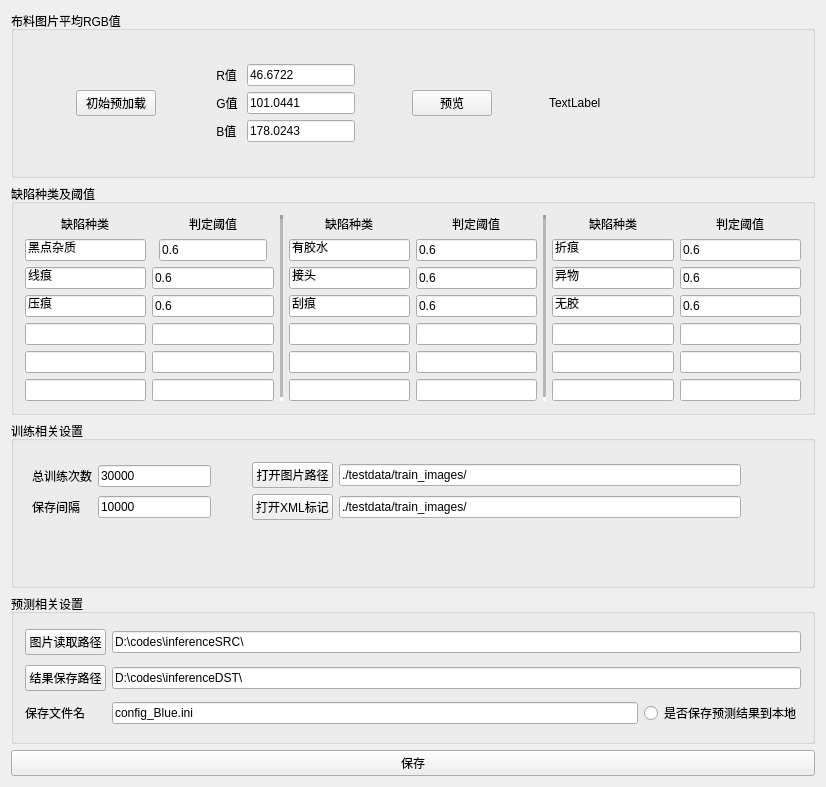
<?xml version="1.0" encoding="UTF-8"?>
<ui version="4.0">
 <class>Widget</class>
 <widget class="QWidget" name="Widget">
  <property name="geometry">
   <rect>
    <x>0</x>
    <y>0</y>
    <width>826</width>
    <height>787</height>
   </rect>
  </property>
  <property name="windowTitle">
   <string>config配置</string>
  </property>
  <layout class="QVBoxLayout" name="verticalLayout">
   <item>
    <widget class="QGroupBox" name="groupBox_RGB">
     <property name="enabled">
      <bool>true</bool>
     </property>
     <property name="sizePolicy">
      <sizepolicy hsizetype="Minimum" vsizetype="Preferred">
       <horstretch>0</horstretch>
       <verstretch>0</verstretch>
      </sizepolicy>
     </property>
     <property name="maximumSize">
      <size>
       <width>16777215</width>
       <height>200</height>
      </size>
     </property>
     <property name="title">
      <string>布料图片平均RGB值</string>
     </property>
     <layout class="QGridLayout" name="gridLayout_5">
      <item row="0" column="0">
       <widget class="QPushButton" name="btnOPenini">
        <property name="sizePolicy">
         <sizepolicy hsizetype="Fixed" vsizetype="Fixed">
          <horstretch>1</horstretch>
          <verstretch>0</verstretch>
         </sizepolicy>
        </property>
        <property name="text">
         <string>初始预加载</string>
        </property>
       </widget>
      </item>
      <item row="0" column="6">
       <widget class="QLabel" name="labelReview">
        <property name="enabled">
         <bool>true</bool>
        </property>
        <property name="sizePolicy">
         <sizepolicy hsizetype="Expanding" vsizetype="Preferred">
          <horstretch>0</horstretch>
          <verstretch>0</verstretch>
         </sizepolicy>
        </property>
        <property name="maximumSize">
         <size>
          <width>200</width>
          <height>100</height>
         </size>
        </property>
        <property name="text">
         <string>TextLabel</string>
        </property>
       </widget>
      </item>
      <item row="0" column="1">
       <layout class="QGridLayout" name="gridLayout_6">
        <item row="0" column="0">
         <widget class="QLabel" name="label_10">
          <property name="sizePolicy">
           <sizepolicy hsizetype="Fixed" vsizetype="Preferred">
            <horstretch>0</horstretch>
            <verstretch>0</verstretch>
           </sizepolicy>
          </property>
          <property name="text">
           <string> R值 </string>
          </property>
         </widget>
        </item>
        <item row="2" column="0">
         <widget class="QLabel" name="label_12">
          <property name="sizePolicy">
           <sizepolicy hsizetype="Minimum" vsizetype="Preferred">
            <horstretch>0</horstretch>
            <verstretch>0</verstretch>
           </sizepolicy>
          </property>
          <property name="text">
           <string> B值 </string>
          </property>
         </widget>
        </item>
        <item row="1" column="0">
         <widget class="QLabel" name="label_11">
          <property name="sizePolicy">
           <sizepolicy hsizetype="Minimum" vsizetype="Preferred">
            <horstretch>0</horstretch>
            <verstretch>0</verstretch>
           </sizepolicy>
          </property>
          <property name="text">
           <string> G值 </string>
          </property>
         </widget>
        </item>
        <item row="0" column="1">
         <widget class="QLineEdit" name="editR">
          <property name="sizePolicy">
           <sizepolicy hsizetype="Fixed" vsizetype="Fixed">
            <horstretch>0</horstretch>
            <verstretch>0</verstretch>
           </sizepolicy>
          </property>
          <property name="text">
           <string>46.6722</string>
          </property>
         </widget>
        </item>
        <item row="1" column="1">
         <widget class="QLineEdit" name="editG">
          <property name="sizePolicy">
           <sizepolicy hsizetype="Minimum" vsizetype="Fixed">
            <horstretch>0</horstretch>
            <verstretch>0</verstretch>
           </sizepolicy>
          </property>
          <property name="text">
           <string>101.0441</string>
          </property>
         </widget>
        </item>
        <item row="2" column="1">
         <widget class="QLineEdit" name="editB">
          <property name="sizePolicy">
           <sizepolicy hsizetype="Minimum" vsizetype="Fixed">
            <horstretch>0</horstretch>
            <verstretch>0</verstretch>
           </sizepolicy>
          </property>
          <property name="text">
           <string>178.0243</string>
          </property>
         </widget>
        </item>
       </layout>
      </item>
      <item row="0" column="2">
       <widget class="QPushButton" name="btnReview">
        <property name="sizePolicy">
         <sizepolicy hsizetype="Fixed" vsizetype="Fixed">
          <horstretch>0</horstretch>
          <verstretch>0</verstretch>
         </sizepolicy>
        </property>
        <property name="text">
         <string>预览</string>
        </property>
       </widget>
      </item>
     </layout>
    </widget>
   </item>
   <item>
    <widget class="QGroupBox" name="groupBox_Fect">
     <property name="title">
      <string>缺陷种类及阈值</string>
     </property>
     <layout class="QGridLayout" name="gridLayout">
      <item row="1" column="7">
       <widget class="QLineEdit" name="editFect3">
        <property name="text">
         <string>折痕</string>
        </property>
       </widget>
      </item>
      <item row="5" column="1">
       <widget class="QLineEdit" name="editThe13"/>
      </item>
      <item row="5" column="8">
       <widget class="QLineEdit" name="editThe15"/>
      </item>
      <item row="3" column="3">
       <widget class="QLineEdit" name="editFect8">
        <property name="text">
         <string>刮痕</string>
        </property>
       </widget>
      </item>
      <item row="2" column="7">
       <widget class="QLineEdit" name="editFect6">
        <property name="text">
         <string>异物</string>
        </property>
       </widget>
      </item>
      <item row="4" column="3">
       <widget class="QLineEdit" name="editFect11"/>
      </item>
      <item row="5" column="3">
       <widget class="QLineEdit" name="editFect14"/>
      </item>
      <item row="4" column="7">
       <widget class="QLineEdit" name="editFect12"/>
      </item>
      <item row="1" column="8">
       <widget class="QLineEdit" name="editThe3">
        <property name="text">
         <string>0.6</string>
        </property>
       </widget>
      </item>
      <item row="1" column="3">
       <widget class="QLineEdit" name="editFect2">
        <property name="text">
         <string>有胶水</string>
        </property>
       </widget>
      </item>
      <item row="0" column="8" alignment="Qt::AlignHCenter|Qt::AlignVCenter">
       <widget class="QLabel" name="label_3">
        <property name="text">
         <string>判定阈值</string>
        </property>
        <property name="buddy">
         <cstring>editThe5</cstring>
        </property>
       </widget>
      </item>
      <item row="6" column="0">
       <widget class="QLineEdit" name="editFect16"/>
      </item>
      <item row="6" column="7">
       <widget class="QLineEdit" name="editFect18"/>
      </item>
      <item row="2" column="1">
       <widget class="QLineEdit" name="editThe4">
        <property name="text">
         <string>0.6</string>
        </property>
       </widget>
      </item>
      <item row="0" column="5" alignment="Qt::AlignHCenter|Qt::AlignVCenter">
       <widget class="QLabel" name="label_2">
        <property name="text">
         <string>判定阈值</string>
        </property>
        <property name="buddy">
         <cstring>editThe2</cstring>
        </property>
       </widget>
      </item>
      <item row="4" column="1">
       <widget class="QLineEdit" name="editThe10"/>
      </item>
      <item row="0" column="7" alignment="Qt::AlignHCenter|Qt::AlignVCenter">
       <widget class="QLabel" name="label_8">
        <property name="text">
         <string>缺陷种类</string>
        </property>
       </widget>
      </item>
      <item row="0" column="1" alignment="Qt::AlignHCenter|Qt::AlignVCenter">
       <widget class="QLabel" name="label">
        <property name="text">
         <string>判定阈值</string>
        </property>
        <property name="buddy">
         <cstring>editThe1</cstring>
        </property>
       </widget>
      </item>
      <item row="3" column="5">
       <widget class="QLineEdit" name="editThe8">
        <property name="text">
         <string>0.6</string>
        </property>
       </widget>
      </item>
      <item row="1" column="0">
       <widget class="QLineEdit" name="editFect1">
        <property name="text">
         <string>黑点杂质</string>
        </property>
       </widget>
      </item>
      <item row="4" column="8">
       <widget class="QLineEdit" name="editThe12"/>
      </item>
      <item row="1" column="5">
       <widget class="QLineEdit" name="editThe2">
        <property name="text">
         <string>0.6</string>
        </property>
       </widget>
      </item>
      <item row="0" column="6" rowspan="7">
       <widget class="Line" name="line_2">
        <property name="lineWidth">
         <number>4</number>
        </property>
        <property name="midLineWidth">
         <number>3</number>
        </property>
        <property name="orientation">
         <enum>Qt::Vertical</enum>
        </property>
       </widget>
      </item>
      <item row="5" column="5">
       <widget class="QLineEdit" name="editThe14"/>
      </item>
      <item row="0" column="0" alignment="Qt::AlignHCenter|Qt::AlignVCenter">
       <widget class="QLabel" name="label_9">
        <property name="text">
         <string>缺陷种类</string>
        </property>
       </widget>
      </item>
      <item row="3" column="8">
       <widget class="QLineEdit" name="editThe9">
        <property name="text">
         <string>0.6</string>
        </property>
       </widget>
      </item>
      <item row="6" column="8">
       <widget class="QLineEdit" name="editThe18"/>
      </item>
      <item row="6" column="5">
       <widget class="QLineEdit" name="editThe17"/>
      </item>
      <item row="2" column="5">
       <widget class="QLineEdit" name="editThe5">
        <property name="text">
         <string>0.6</string>
        </property>
       </widget>
      </item>
      <item row="3" column="0">
       <widget class="QLineEdit" name="editFect7">
        <property name="text">
         <string>压痕</string>
        </property>
       </widget>
      </item>
      <item row="0" column="3" alignment="Qt::AlignHCenter|Qt::AlignVCenter">
       <widget class="QLabel" name="label_7">
        <property name="text">
         <string>缺陷种类</string>
        </property>
       </widget>
      </item>
      <item row="4" column="0">
       <widget class="QLineEdit" name="editFect10"/>
      </item>
      <item row="5" column="0">
       <widget class="QLineEdit" name="editFect13"/>
      </item>
      <item row="0" column="2" rowspan="7">
       <widget class="Line" name="line">
        <property name="lineWidth">
         <number>4</number>
        </property>
        <property name="midLineWidth">
         <number>3</number>
        </property>
        <property name="orientation">
         <enum>Qt::Vertical</enum>
        </property>
       </widget>
      </item>
      <item row="2" column="0">
       <widget class="QLineEdit" name="editFect4">
        <property name="text">
         <string>线痕</string>
        </property>
       </widget>
      </item>
      <item row="6" column="3">
       <widget class="QLineEdit" name="editFect17"/>
      </item>
      <item row="3" column="1">
       <widget class="QLineEdit" name="editThe7">
        <property name="text">
         <string>0.6</string>
        </property>
       </widget>
      </item>
      <item row="3" column="7">
       <widget class="QLineEdit" name="editFect9">
        <property name="text">
         <string>无胶</string>
        </property>
       </widget>
      </item>
      <item row="5" column="7">
       <widget class="QLineEdit" name="editFect15"/>
      </item>
      <item row="1" column="1" alignment="Qt::AlignHCenter">
       <widget class="QLineEdit" name="editThe1">
        <property name="text">
         <string>0.6</string>
        </property>
       </widget>
      </item>
      <item row="4" column="5">
       <widget class="QLineEdit" name="editThe11"/>
      </item>
      <item row="2" column="8">
       <widget class="QLineEdit" name="editThe6">
        <property name="text">
         <string>0.6</string>
        </property>
       </widget>
      </item>
      <item row="6" column="1">
       <widget class="QLineEdit" name="editThe16"/>
      </item>
      <item row="2" column="3">
       <widget class="QLineEdit" name="editFect5">
        <property name="text">
         <string>接头</string>
        </property>
       </widget>
      </item>
     </layout>
    </widget>
   </item>
   <item>
    <widget class="QGroupBox" name="groupBox_Train">
     <property name="title">
      <string>训练相关设置</string>
     </property>
     <widget class="QWidget" name="layoutWidget">
      <property name="geometry">
       <rect>
        <x>10</x>
        <y>30</y>
        <width>201</width>
        <height>81</height>
       </rect>
      </property>
      <layout class="QGridLayout" name="gridLayout_3">
       <item row="1" column="1">
        <widget class="QLineEdit" name="editSave_inter">
         <property name="text">
          <string>10000</string>
         </property>
        </widget>
       </item>
       <item row="0" column="1">
        <widget class="QLineEdit" name="editMax_iteration">
         <property name="text">
          <string>30000</string>
         </property>
        </widget>
       </item>
       <item row="0" column="0">
        <widget class="QLabel" name="label_13">
         <property name="text">
          <string>总训练次数</string>
         </property>
        </widget>
       </item>
       <item row="1" column="0">
        <widget class="QLabel" name="label_14">
         <property name="text">
          <string>保存间隔</string>
         </property>
        </widget>
       </item>
      </layout>
     </widget>
     <widget class="QWidget" name="layoutWidget">
      <property name="geometry">
       <rect>
        <x>230</x>
        <y>30</y>
        <width>511</width>
        <height>81</height>
       </rect>
      </property>
      <layout class="QGridLayout" name="gridLayout_4">
       <item row="0" column="1">
        <widget class="QLineEdit" name="editImgpath">
         <property name="text">
          <string>./testdata/train_images/</string>
         </property>
        </widget>
       </item>
       <item row="1" column="1">
        <widget class="QLineEdit" name="editXMLpath">
         <property name="text">
          <string>./testdata/train_images/</string>
         </property>
        </widget>
       </item>
       <item row="1" column="0">
        <widget class="QPushButton" name="btnXML">
         <property name="text">
          <string>打开XML标记</string>
         </property>
        </widget>
       </item>
       <item row="0" column="0">
        <widget class="QPushButton" name="btnImg">
         <property name="text">
          <string>打开图片路径</string>
         </property>
        </widget>
       </item>
      </layout>
     </widget>
    </widget>
   </item>
   <item>
    <widget class="QGroupBox" name="groupBox_Predict">
     <property name="maximumSize">
      <size>
       <width>16777215</width>
       <height>150</height>
      </size>
     </property>
     <property name="title">
      <string>预测相关设置</string>
     </property>
     <layout class="QGridLayout" name="gridLayout_2">
      <item row="2" column="0">
       <widget class="QLabel" name="label_4">
        <property name="text">
         <string>保存文件名</string>
        </property>
       </widget>
      </item>
      <item row="2" column="2">
       <widget class="QLineEdit" name="editSavename">
        <property name="text">
         <string>config_Blue.ini</string>
        </property>
       </widget>
      </item>
      <item row="1" column="0">
       <widget class="QPushButton" name="pushButton_2">
        <property name="text">
         <string>结果保存路径</string>
        </property>
       </widget>
      </item>
      <item row="0" column="0">
       <widget class="QPushButton" name="pushButton">
        <property name="text">
         <string>图片读取路径</string>
        </property>
       </widget>
      </item>
      <item row="2" column="3">
       <widget class="QRadioButton" name="radioButtonSave">
        <property name="text">
         <string>是否保存预测结果到本地</string>
        </property>
       </widget>
      </item>
      <item row="1" column="2" colspan="2">
       <widget class="QLineEdit" name="lineEdit_2">
        <property name="text">
         <string>D:\codes\inferenceDST\</string>
        </property>
       </widget>
      </item>
      <item row="0" column="2" colspan="2">
       <widget class="QLineEdit" name="lineEdit">
        <property name="sizePolicy">
         <sizepolicy hsizetype="Expanding" vsizetype="Fixed">
          <horstretch>0</horstretch>
          <verstretch>0</verstretch>
         </sizepolicy>
        </property>
        <property name="text">
         <string>D:\codes\inferenceSRC\</string>
        </property>
       </widget>
      </item>
     </layout>
    </widget>
   </item>
   <item>
    <widget class="QPushButton" name="btnSave">
     <property name="sizePolicy">
      <sizepolicy hsizetype="Minimum" vsizetype="Fixed">
       <horstretch>0</horstretch>
       <verstretch>0</verstretch>
      </sizepolicy>
     </property>
     <property name="text">
      <string>保存</string>
     </property>
    </widget>
   </item>
  </layout>
 </widget>
 <layoutdefault spacing="6" margin="11"/>
 <tabstops>
  <tabstop>editThe1</tabstop>
  <tabstop>editThe2</tabstop>
  <tabstop>editThe5</tabstop>
 </tabstops>
 <resources/>
 <connections/>
</ui>
